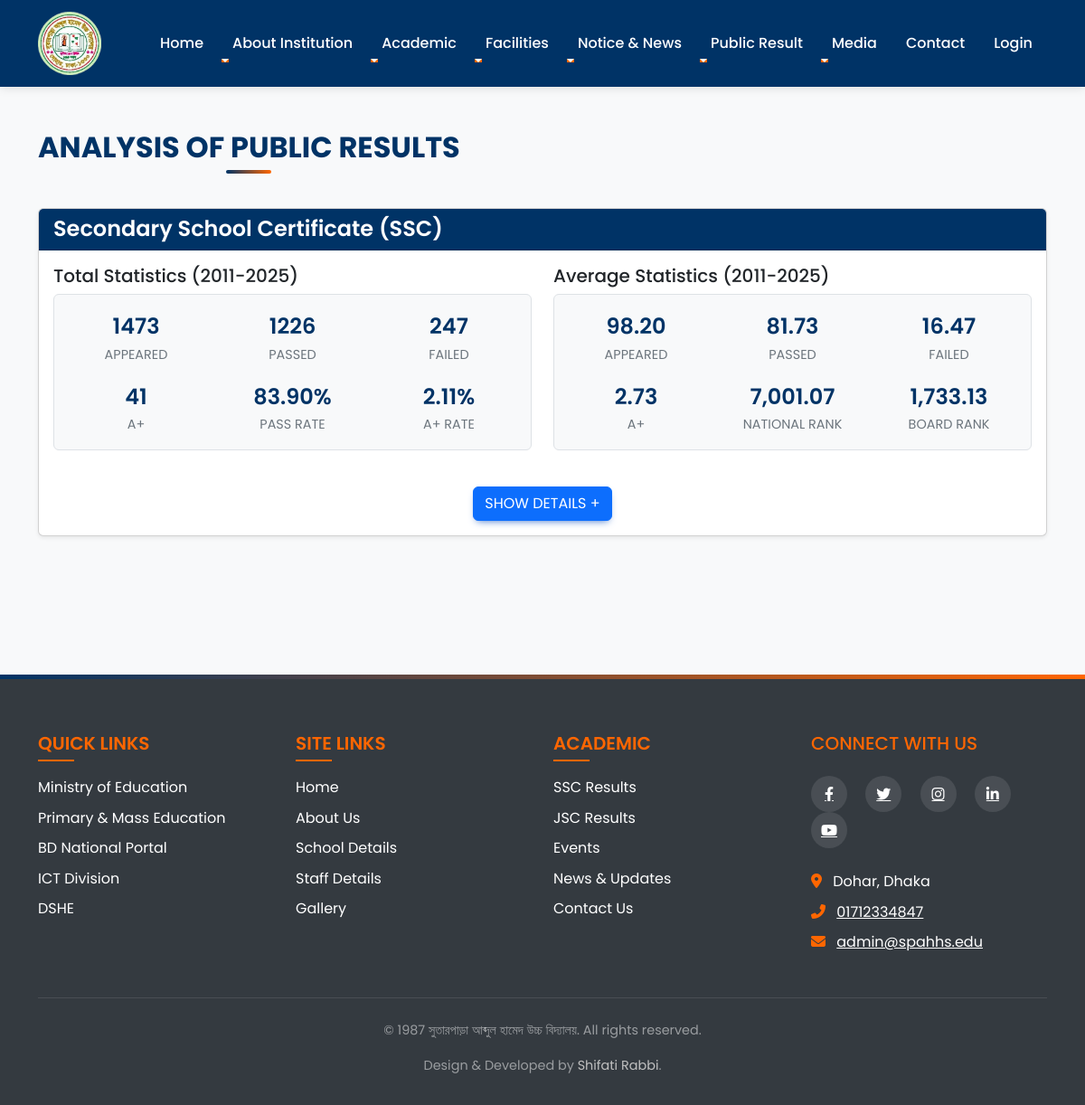
Screenshot of /public_results_ssc.php with the database file from the repository.
### tables this page shows
CREATE TABLE IF NOT EXISTS `setting` (
  `id` int NOT NULL AUTO_INCREMENT,
  `current_year` int NOT NULL,
  `current_semester` varchar(11) NOT NULL,
  `school_name` varchar(100) NOT NULL,
  `slogan` varchar(300) NOT NULL,
  `about` text NOT NULL,
  PRIMARY KEY (`id`)
);

### admin/data/public_results.php (called while the page is built, shortened)
<?php
function getAllResults($exam_type, $conn) {
    $sql = "SELECT * FROM public_results
            WHERE exam_type = ?
            ORDER BY year DESC";
    $stmt = $conn->prepare($sql);
    $stmt->execute([$exam_type]);
    return $stmt->fetchAll();
}
function getResultSummary($exam_type, $conn) {
    $sql = "SELECT
                SUM(appeared) as total_appeared,
                SUM(passed) as total_passed,
                SUM(failed) as total_failed,
                SUM(a_plus) as total_a_plus,
                AVG(pass_rate) as avg_pass_rate,
                AVG(a_plus_rate) as avg_a_plus_rate,
                AVG(CAST(REGEXP_REPLACE(national_rank, '[^0-9]', '') AS UNSIGNED)) as avg_national_rank,
                AVG(CAST(REGEXP_REPLACE(board_rank, '[^0-9]', '') AS UNSIGNED)) as avg_board_rank,
                AVG(CAST(REGEXP_REPLACE(division_rank, '[^0-9]', '') AS UNSIGNED)) as avg_division_rank,
                AVG(CAST(REGEXP_REPLACE(district_rank, '[^0-9]', '') AS UNSIGNED)) as avg_district_rank,
                COUNT(*) as years_count
            FROM public_results
            WHERE exam_type = ?";
    $stmt = $conn->prepare($sql);
    $stmt->execute([$exam_type]);
    return $stmt->fetch();
}

### data/setting.php (called while the page is built)
<?php
function getSetting($conn){
   $sql = "SELECT * FROM setting";
   $stmt = $conn->prepare($sql);
   $stmt->execute();
   if ($stmt->rowCount() == 1) {
     $settings = $stmt->fetch();
     return $settings;
   }else {
    return 0;
   }
}

### public_results_ssc.php (the view, shortened to what this page needs)
<?php
include "header.php";
include "admin/data/public_results.php";
$exam_type = 'SSC';
$results = getAllResults($exam_type, $conn);
$summary = getResultSummary($exam_type, $conn);
?>
<section class="public-results-section py-5">
    <div class="container">
        <h2 class="text-center section-title mb-5">ANALYSIS OF PUBLIC RESULTS</h2>
        <div class="card shadow-sm mb-4">
            <div class="card-header bg-primary text-white">
                <h4>Secondary School Certificate (SSC)</h4>
            </div>
            <div class="card-body">
                <div id="summary-view">
                    <div class="row mb-4">
                        <div class="col-md-6">
                            <h5>Total Statistics (<?= min(array_column($results, 'year')) ?>-<?= max(array_column($results, 'year')) ?>)</h5>
                            <div class="stats-box p-3 mb-3 bg-light rounded">
                                <div class="row">
                                    <div class="col-4 text-center">
                                        <div class="stat-value"><?= $summary['total_appeared'] ?></div>
                                        <div class="stat-label">APPEARED</div>
                                    </div>
                                    <div class="col-4 text-center">
                                        <div class="stat-value"><?= $summary['total_passed'] ?></div>
                                        <div class="stat-label">PASSED</div>
                                    </div>
                                    <div class="col-4 text-center">
                                        <div class="stat-value"><?= $summary['total_failed'] ?></div>
                                        <div class="stat-label">FAILED</div>
                                    </div>
                                </div>
                                <div class="row mt-3">
                                    <div class="col-4 text-center">
                                        <div class="stat-value"><?= $summary['total_a_plus'] ?></div>
                                        <div class="stat-label">A+</div>
                                    </div>
                                    <div class="col-4 text-center">
                                        <div class="stat-value"><?= number_format($summary['avg_pass_rate'], 2) ?>%</div>
                                        <div class="stat-label">PASS RATE</div>
                                    </div>
                                    <div class="col-4 text-center">
                                        <div class="stat-value"><?= number_format($summary['avg_a_plus_rate'], 2) ?>%</div>
                                        <div class="stat-label">A+ RATE</div>
                                    </div>
                                </div>
                            </div>
                        </div>
                        <div class="col-md-6">
                            <h5>Average Statistics (<?= min(array_column($results, 'year')) ?>-<?= max(array_column($results, 'year')) ?>)</h5>
                            <div class="stats-box p-3 bg-light rounded">
                                <div class="row">
                                    <div class="col-4 text-center">
                                        <div class="stat-value"><?= number_format($summary['total_appeared']/$summary['years_count'], 2) ?></div>
                                        <div class="stat-label">APPEARED</div>
                                    </div>
                                    <div class="col-4 text-center">
                                        <div class="stat-value"><?= number_format($summary['total_passed']/$summary['years_count'], 2) ?></div>
                                        <div class="stat-label">PASSED</div>
                                    </div>
                                    <div class="col-4 text-center">
                                        <div class="stat-value"><?= number_format($summary['total_failed']/$summary['years_count'], 2) ?></div>
                                        <div class="stat-label">FAILED</div>
                                    </div>
                                </div>
                                <div class="row mt-3">
                                    <div class="col-4 text-center">
                                        <div class="stat-value"><?= number_format($summary['total_a_plus']/$summary['years_count'], 2) ?></div>
                                        <div class="stat-label">A+</div>
                                    </div>
                                    <div class="col-4 text-center">
                                        <div class="stat-value"><?= number_format($summary['avg_national_rank'], 2) ?></div>
                                        <div class="stat-label">NATIONAL RANK</div>
                                    </div>
                                    <div class="col-4 text-center">
                                        <div class="stat-value"><?= number_format($summary['avg_board_rank'], 2) ?></div>
                                        <div class="stat-label">BOARD RANK</div>
                                    </div>
                                </div>
                            </div>
                        </div>
                    </div>
                    <div class="text-center">
                        <button id="show-details-btn" class="btn btn-primary">Show Details +</button>
                    </div>
                </div>
            </div>
        </div>
    </div>
</section>
<?php include "footer.php"; ?>

### footer.php (shortened to what this page needs)
<footer class="footer">
    <div class="container">
        <div class="row">
            <div class="col-md-3 mb-4 mb-md-0">
                <div class="footer-links">
                    <h5 class="text-uppercase mb-4" style="color: var(--secondary-color);">Quick Links</h5>
                    <ul class="list-unstyled">
                        <li class="mb-2"><a href="https://www.moedu.gov.bd/" class="text-white footer-link">Ministry of Education</a></li>
                        <li class="mb-2"><a href="https://www.mopme.gov.bd/" class="text-white footer-link">Primary & Mass Education</a></li>
                        <li class="mb-2"><a href="https://bangladesh.gov.bd/" class="text-white footer-link">BD National Portal</a></li>
                        <li class="mb-2"><a href="https://a2i.gov.bd/" class="text-white footer-link">ICT Division</a></li>
                        <li class="mb-2"><a href="http://www.dshe.gov.bd/" class="text-white footer-link">DSHE</a></li>
                    </ul>
                </div>
            </div>
            <div class="col-md-3 mb-4 mb-md-0">
                <div class="footer-links">
                    <h5 class="text-uppercase mb-4" style="color: var(--secondary-color);">Site Links</h5>
                    <ul class="list-unstyled">
                        <li class="mb-2"><a href="index" class="text-white footer-link">Home</a></li>
                        <li class="mb-2"><a href="about" class="text-white footer-link">About Us</a></li>
                        <li class="mb-2"><a href="basic-info" class="text-white footer-link">School Details</a></li>
                        <li class="mb-2"><a href="people_info" class="text-white footer-link">Staff Details</a></li>
                        <li class="mb-2"><a href="gallery" class="text-white footer-link">Gallery</a></li>
                    </ul>
                </div>
            </div>
            <div class="col-md-3 mb-4 mb-md-0">
                <div class="footer-links">
                    <h5 class="text-uppercase mb-4" style="color: var(--secondary-color);">Academic</h5>
                    <ul class="list-unstyled">
                        <li class="mb-2"><a href="public_results_ssc" class="text-white footer-link">SSC Results</a></li>
                        <li class="mb-2"><a href="public_results_jsc" class="text-white footer-link">JSC Results</a></li>
                        <li class="mb-2"><a href="events" class="text-white footer-link">Events</a></li>
                        <li class="mb-2"><a href="news" class="text-white footer-link">News & Updates</a></li>
                        <li class="mb-2"><a href="contact" class="text-white footer-link">Contact Us</a></li>
                    </ul>
                </div>
            </div>
            <div class="col-md-3">
                <div class="footer-contact">
                    <h5 class="text-uppercase mb-4" style="color: var(--secondary-color);">Connect With Us</h5>
                    <div class="social-icons mb-4">
                        <a href="https://www.facebook.com/groups/348161615295603/" class="text-white me-3 social-icon"><i class="fab fa-facebook-f"></i></a>
                        <a href="#" class="text-white me-3 social-icon"><i class="fab fa-twitter"></i></a>
                        <a href="#" class="text-white me-3 social-icon"><i class="fab fa-instagram"></i></a>
                        <a href="#" class="text-white me-3 social-icon"><i class="fab fa-linkedin-in"></i></a>
                        <a href="#" class="text-white me-3 social-icon"><i class="fab fa-youtube"></i></a>
                    </div>
                    <address class="mb-0">
                        <p class="mb-2">
                            <i class="fas fa-map-marker-alt me-2" style="color: var(--secondary-color);"></i>
                            <span>Dohar, Dhaka</span>
                        </p>
                        <p class="mb-2">
                            <i class="fas fa-phone-alt me-2" style="color: var(--secondary-color);"></i>
                            <a href="tel:01712334847" class="text-white">01712334847</a>
                        </p>
                        <p class="mb-0">
                            <i class="fas fa-envelope me-2" style="color: var(--secondary-color);"></i>
                            <a href="mailto:admin@spahhs.edu" class="text-white">admin@spahhs.edu</a>
                        </p>
                    </address>
                </div>
            </div>
        </div>
        <div class="copyright text-center">
            <p>&copy; <?=$setting['current_year']?> <?=$setting['school_name']?>. All rights reserved.</p>
            <p>Design & Developed by <a href="tel: 01571501416" style="text-decoration: none; color: silver;">Shifati Rabbi</a>.</p>
        </div>
    </div>
</footer>
</body>
</html>

### css/style.css (style rules this page uses)
:root { --primary-color: #003366; --secondary-color: #ff6600; --light-color: #f8f9fa; --dark-color: #343a40; --transition-speed: 0.4s; }
body { font-family: 'Poppins', 'Segoe UI', Tahoma, Geneva, Verdana, sans-serif; line-height: 1.6; color: #333; overflow-x: hidden; }
html { scroll-behavior: smooth; }
.section-title { color: var(--primary-color); font-weight: 700; margin-bottom: 30px; position: relative; display: inline-block; }
.section-title:after { content: ''; position: absolute; width: 50%; height: 3px; background-color: var(--secondary-color); bottom: -10px; left: 0; }
.footer { background-color: var(--dark-color); color: white; padding: 4rem 0 1rem; position: relative; }
.footer::before { content: ''; position: absolute; top: 0; left: 0; width: 100%; height: 5px; background: linear-gradient(90deg, var(--primary-color), var(--secondary-color)); }
.footer-links h5 { color: white; font-weight: 600; margin-bottom: 1.5rem; position: relative; }
.footer-links h5::after { content: ''; position: absolute; bottom: -8px; left: 0; width: 40px; height: 2px; background-color: var(--secondary-color); }
.footer-links ul { list-style: none; padding-left: 0; }
.footer-links li { margin-bottom: 0.75rem; }
.footer-links a { color: rgba(255, 255, 255, 0.7); text-decoration: none; transition: all var(--transition-speed) ease; position: relative; padding-left: 0; }
.footer-links a::before { content: '→'; position: absolute; left: -15px; opacity: 0; transition: all var(--transition-speed) ease; color: var(--secondary-color); }
.social-icons a { display: inline-flex; align-items: center; justify-content: center; width: 40px; height: 40px; background-color: rgba(255, 255, 255, 0.1); border-radius: 50%; color: white; margin-right: 0.75rem; transition: all var(--transition-speed) ease; }
.copyright { border-top: 1px solid rgba(255, 255, 255, 0.1); padding-top: 1.5rem; margin-top: 3rem; text-align: center; color: rgba(255, 255, 255, 0.5); font-size: 0.9rem; }
.section-title { color: var(--primary-color); font-weight: 700; margin-bottom: 2.5rem; position: relative; display: inline-block; font-size: 2rem; }
.section-title::after { content: ''; position: absolute; width: 50px; height: 4px; background: linear-gradient(90deg, var(--primary-color), var(--secondary-color)); bottom: -10px; left: 50%; transform: translateX(-50%); border-radius: 2px; }
.card-header h4 { margin: 0; font-weight: 600; }
.public-results-section { background-color: #f8f9fa; min-height: calc(100vh - 150px); }
.stats-box { border: 1px solid #dee2e6; }
.stat-value { font-size: 1.5rem; font-weight: 600; color: var(--primary-color); }
.stat-label { font-size: 0.9rem; color: #6c757d; }
.bg-primary { background-color: var(--primary-color) !important; }

### rows the page displays
setting: current_year "1987", school_name "সুতারপাড়া আব্দুল হামেদ উচ্চ বিদ্যালয়"

### other values shown
min(array_column($results, 'year')) "2011"
max(array_column($results, 'year')) "2025"
$summary['total_appeared'] "1473"
$summary['total_passed'] "1226"
$summary['total_failed'] "247"
$summary['total_a_plus'] "41"
$summary['avg_pass_rate'] "83.90"
$summary['avg_a_plus_rate'] "2.11"
$summary['total_appeared']/$summary['years_count'] "98.20"
$summary['total_passed']/$summary['years_count'] "81.73"
$summary['total_failed']/$summary['years_count'] "16.47"
$summary['total_a_plus']/$summary['years_count'] "2.73"
$summary['avg_national_rank'] "7,001.07"
$summary['avg_board_rank'] "1,733.13"
